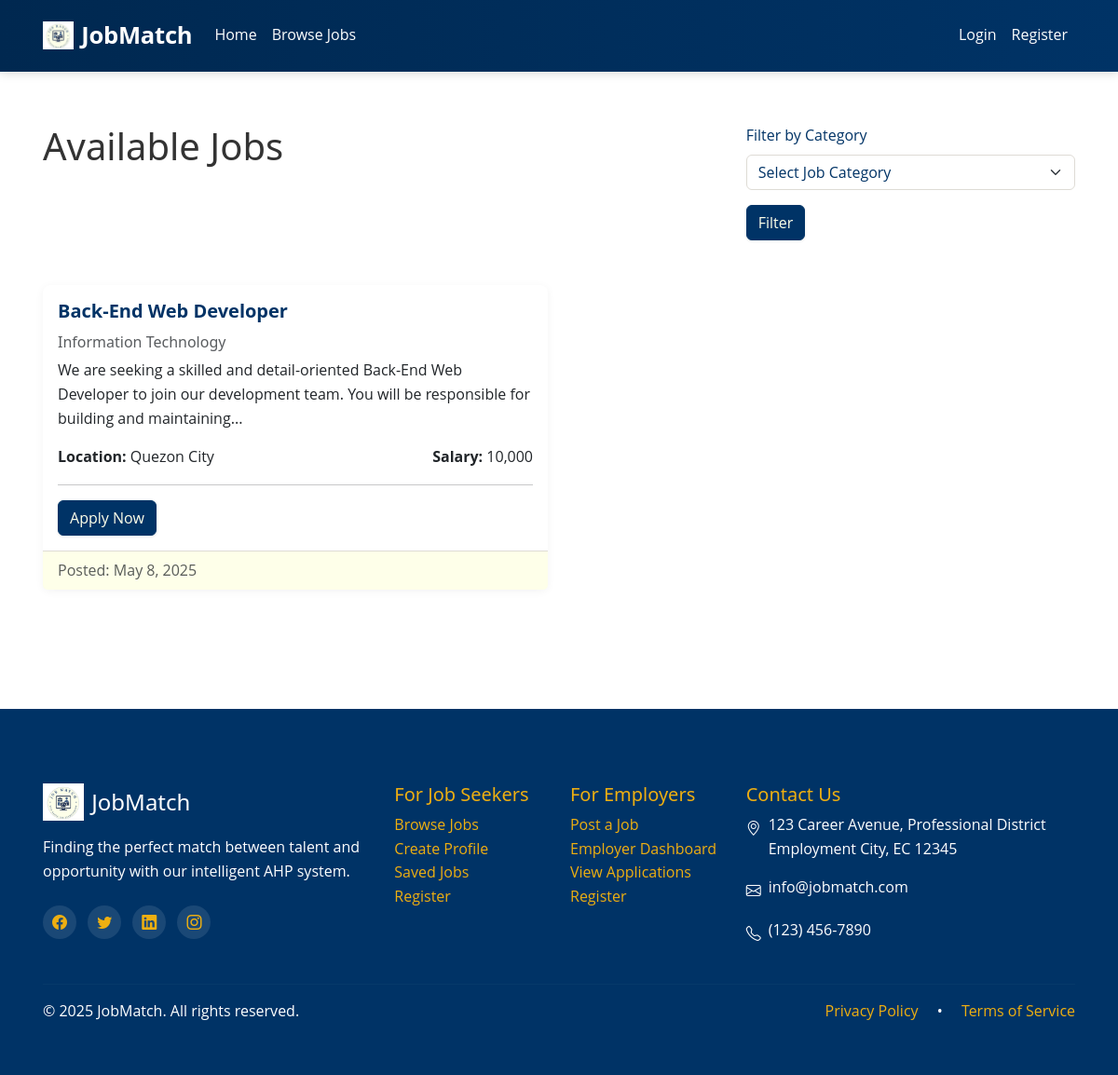
Before: /jobs/index.php with the older database file.
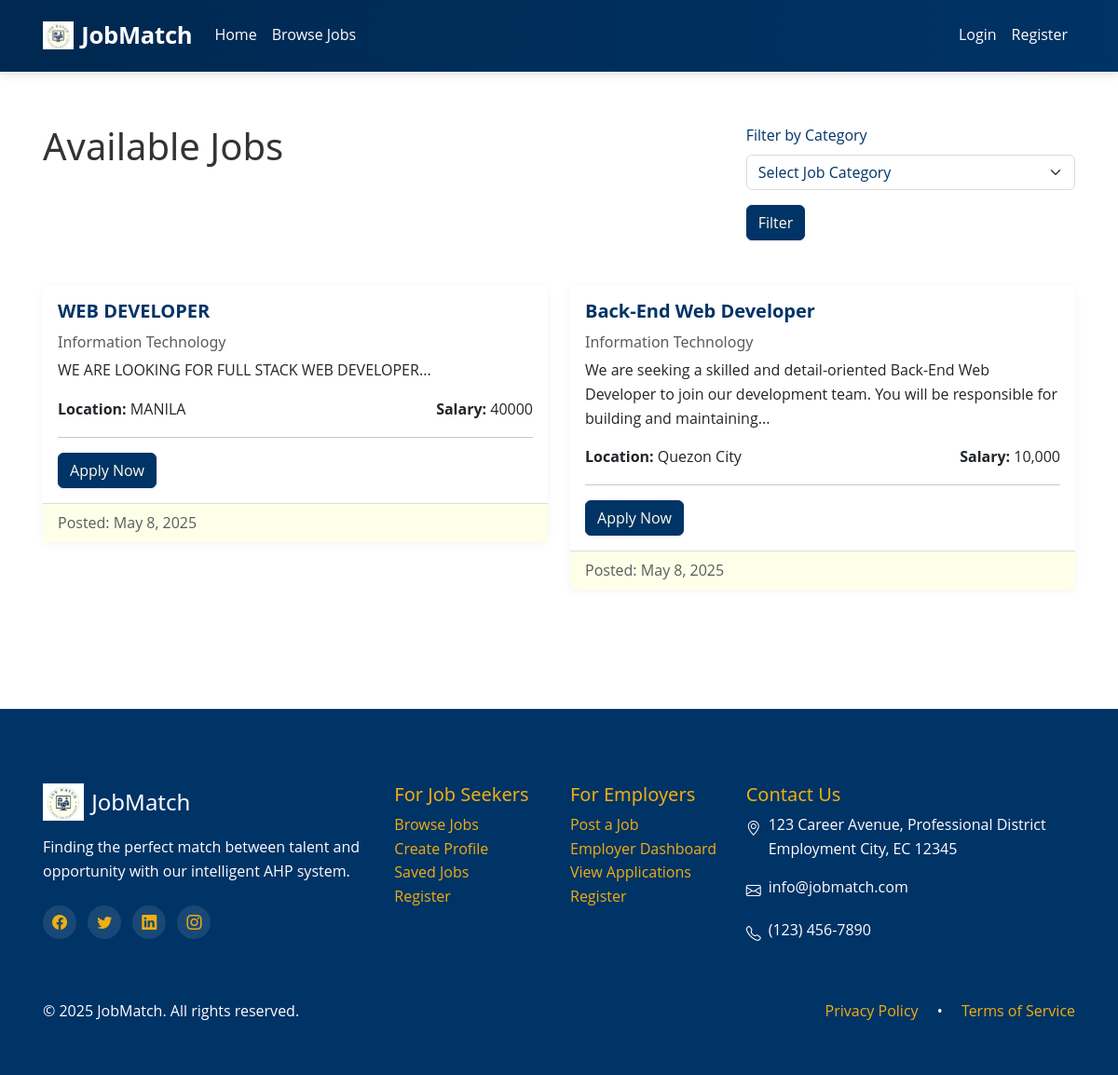
After: the same page with the newer database file.
### tables this page shows
CREATE TABLE `jobs` (
  `id` int NOT NULL,
  `title` varchar(255) NOT NULL,
  `description` text NOT NULL,
  `category_id` int NOT NULL,
  `location` varchar(255) NOT NULL,
  `salary` varchar(100) DEFAULT NULL,
  `posted_date` datetime DEFAULT CURRENT_TIMESTAMP,
  `employer_id` int DEFAULT NULL,
  `salary_min` decimal(10,2) DEFAULT NULL,
  `salary_max` decimal(10,2) DEFAULT NULL,
  `required_experience` int DEFAULT '0',
  `status` enum('pending','active','rejected','expired','filled') NOT NULL DEFAULT 'pending',
  `is_featured` tinyint(1) NOT NULL DEFAULT '0',
  `created_at` timestamp NULL DEFAULT CURRENT_TIMESTAMP,
  `job_type` enum('full_time','part_time','contract','internship','remote') NOT NULL DEFAULT 'full_time',
  `requirements` text,
  `responsibilities` text
);

CREATE TABLE `job_categories` (
  `id` int NOT NULL,
  `name` varchar(255) NOT NULL
);

### includes/functions.php (the view, shortened to what this page needs)
<?php
function getJobCategoryDropdown($name = 'job_category', $selected = null) {
    global $conn;
    $sql = "SELECT id, name FROM job_categories ORDER BY id ASC";
    $result = $conn->query($sql);
    $dropdown = '<select name="' . $name . '" class="form-select">';
    $dropdown .= '<option value="">Select Job Category</option>';
    if ($result && $result->num_rows > 0) {
        while($row = $result->fetch_assoc()) {
            $isSelected = ($selected == $row['id']) ? 'selected' : '';
            $dropdown .= '<option value="' . $row['id'] . '" ' . $isSelected . '>' . htmlspecialchars($row['name']) . '</option>';
        }
    }
    $dropdown .= '</select>';
    return $dropdown;
}
?>

### jobs/index.php (shortened to what this page needs)
<?php
require_once '../config/db_connect.php';
require_once '../includes/functions.php';
include '../includes/header.php';
$category_id = isset($_GET['category']) ? intval($_GET['category']) : null;
$sql = "SELECT j.id, j.title, j.description, j.location, j.salary, j.posted_date, c.name as category_name
        FROM jobs j
        JOIN job_categories c ON j.category_id = c.id";
$sql .= " ORDER BY j.posted_date DESC";
$result = $conn->query($sql);
?>
<div class="row mb-4">
    <div class="col-md-8">
        <h1>Available Jobs</h1>
    </div>
    <div class="col-md-4">
        <form action="" method="get" class="mb-4">
            <div class="mb-3">
                <label for="category" class="form-label">Filter by Category</label>
                <?php echo getJobCategoryDropdown('category', $category_id); ?>
            </div>
            <button type="submit" class="btn btn-primary">Filter</button>
        </form>
    </div>
</div>
<div class="row">
    <?php
    if ($result && $result->num_rows > 0) {
        while($row = $result->fetch_assoc()) {
            ?>
            <div class="col-md-6 mb-4">
                <div class="card">
                    <div class="card-body">
                        <h5 class="card-title"><?php echo htmlspecialchars($row["title"]); ?></h5>
                        <h6 class="card-subtitle mb-2 text-muted"><?php echo htmlspecialchars($row["category_name"]); ?></h6>
                        <p class="card-text"><?php echo substr(htmlspecialchars($row["description"]), 0, 150) . '...'; ?></p>
                        <div class="d-flex justify-content-between align-items-center">
                            <span><strong>Location:</strong> <?php echo htmlspecialchars($row["location"]); ?></span>
                            <span><strong>Salary:</strong> <?php echo htmlspecialchars($row["salary"]); ?></span>
                        </div>
                        <hr>
                        <a href="apply.php?job_id=<?php echo $row["id"]; ?>" class="btn btn-primary">Apply Now</a>
                    </div>
                    <div class="card-footer text-muted">
                        Posted: <?php echo date('F j, Y', strtotime($row["posted_date"])); ?>
                    </div>
                </div>
            </div>
            <?php
        }
    } else {
        echo '<div class="col-12"><div class="alert alert-info">No jobs found.</div></div>';
    }
    ?>
</div>
<?php include '../includes/footer.php'; ?>

Changed rows visible on the page:
added jobs: title "WEB DEVELOPER", category.name "Information Technology", description "WE ARE LOOKING FOR FULL STACK WEB DEVELOPER", location "MANILA", salary "40000", posted_date "May 8, 2025"
